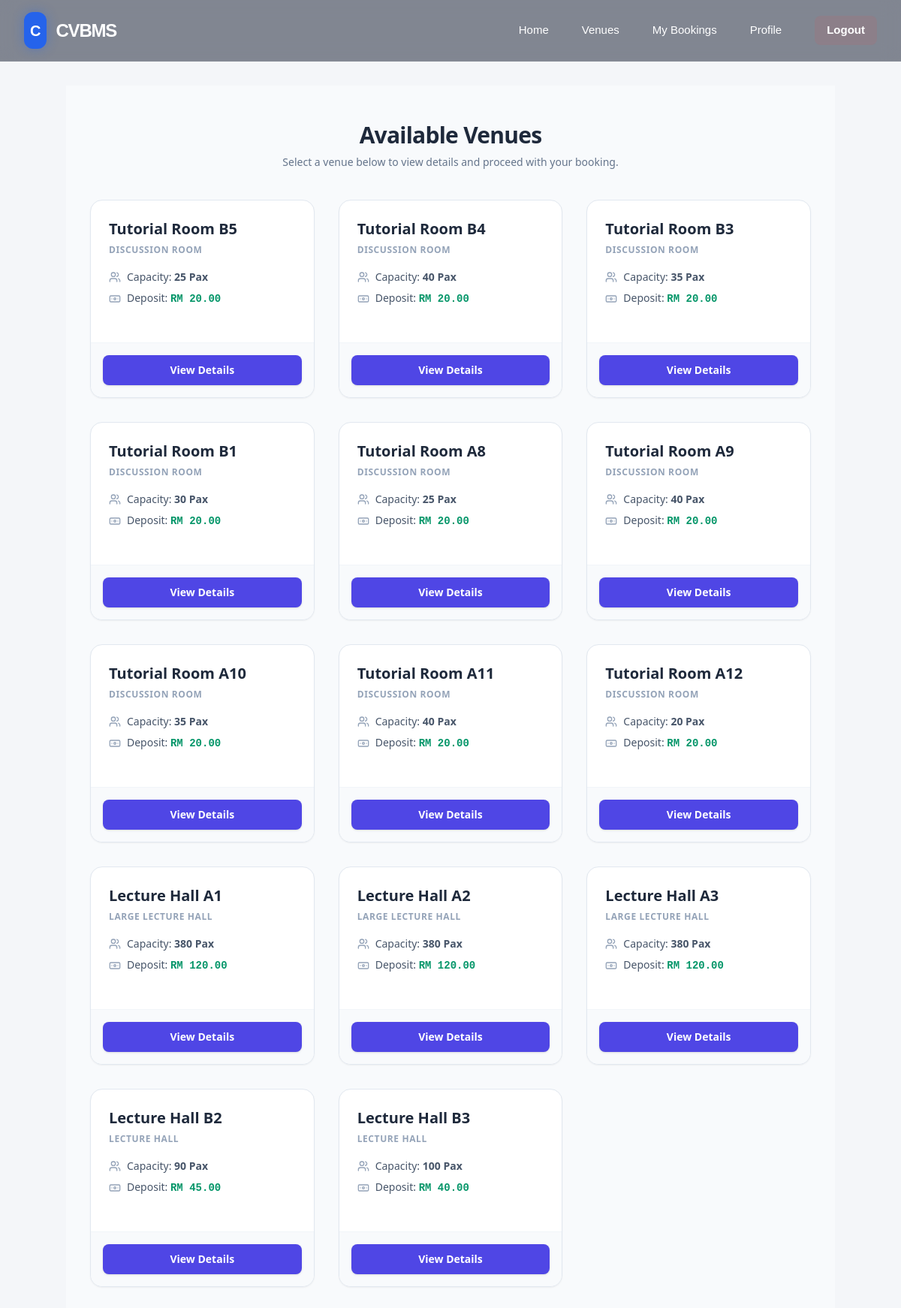
Page /User/venues.php on the committed database.
### tables this page shows
CREATE TABLE `venue` (
  `vid` varchar(10) NOT NULL,
  `vname` varchar(100) NOT NULL,
  `vcid` int(11) NOT NULL,
  `max_cap` int(10) UNSIGNED NOT NULL,
  `deposit` decimal(10,2) UNSIGNED NOT NULL,
  `status` enum('available','maintenance','booked') NOT NULL DEFAULT 'available',
  `description` text NOT NULL
);

CREATE TABLE `vcategory` (
  `vcid` int(11) NOT NULL,
  `category` varchar(50) NOT NULL,
  `description` text NOT NULL
);

### User/venues.php (the view, shortened to what this page needs)
<?php
include("../includes/user_header.php");
include("../includes/user_navbar.php");
include("../config/db.php");
$result = $conn->query("SELECT v.*, vc.category FROM venue v JOIN vcategory vc ON v.vcid = vc.vcid WHERE v.status='Available'");
?>
<script src="https://cdn.tailwindcss.com"></script>
<div class="min-h-screen bg-slate-50 py-12 px-4 sm:px-6 lg:px-8 font-sans">
    <div class="max-w-6xl mx-auto">
        <div class="mb-10 text-center">
            <h1 class="text-3xl font-extrabold text-slate-800 tracking-tight">Available Venues</h1>
            <p class="text-sm text-slate-500 mt-2">Select a venue below to view details and proceed with your booking.</p>
        </div>
        <div class="grid grid-cols-1 md:grid-cols-2 lg:grid-cols-3 gap-8">
            <?php if ($result && $result->num_rows > 0): ?>
                <?php while ($venue = $result->fetch_assoc()): ?>
                    <div class="bg-white rounded-2xl shadow-sm border <?php echo $venue['status'] === 'maintenance' ? 'border-amber-300 bg-amber-50' : 'border-slate-200 hover:shadow-md'; ?> overflow-hidden transition-all flex flex-col">
                        <div class="p-6 flex-1">
                            <div class="flex justify-between items-start mb-4">
                                <div>
                                    <h3 class="text-xl font-bold text-slate-800"><?php echo htmlspecialchars($venue["vname"]); ?></h3>
                                    <span class="text-xs font-bold text-slate-400 uppercase tracking-wider"><?php echo htmlspecialchars($venue["category"]); ?></span>
                                </div>
                            </div>
                            <div class="space-y-2 mb-6">
                                <div class="flex items-center text-sm text-slate-600">
                                    <i data-lucide="users" class="w-4 h-4 mr-2 text-slate-400"></i>
                                    <span>Capacity: <strong><?php echo (int)$venue["max_cap"]; ?> Pax</strong></span>
                                </div>
                                <div class="flex items-center text-sm text-slate-600">
                                    <i data-lucide="banknote" class="w-4 h-4 mr-2 text-slate-400"></i>
                                    <span>Deposit: <strong class="text-emerald-600 font-mono">RM <?php echo number_format((float)$venue["deposit"], 2); ?></strong></span>
                                </div>
                            </div>
                        </div>
                        <div class="p-4 border-t <?php echo $venue['status'] === 'maintenance' ? 'border-amber-200 bg-amber-100/50' : 'border-slate-100 bg-slate-50'; ?>">
                            <a href="venue_details.php?vid=<?php echo urlencode($venue["vid"]); ?>"
                               class="block w-full py-2.5 text-center text-sm font-bold rounded-lg transition-colors <?php echo $venue['status'] === 'maintenance' ? 'bg-amber-600 hover:bg-amber-700 text-white shadow' : 'bg-indigo-600 hover:bg-indigo-700 text-white shadow'; ?>">
                                View Details
                            </a>
                        </div>
                    </div>
                <?php endwhile; ?>
            <?php endif; ?>
        </div>
    </div>
</div>
<?php include("../includes/user_footer.php"); ?>
</body>
</html>

### includes/user.css (style rules this page uses)
body { margin: 0; font-family: Arial, sans-serif; background-color: #f4f6f9; color: #333; }
.grid { display: grid; grid-template-columns: repeat(auto-fit, minmax(250px, 1fr)); gap: 20px; }

### rows in the picture
venue: vname "Tutorial Room B5", vcid.category "DISCUSSION ROOM", max_cap "25", deposit "20.00"
venue: vname "Tutorial Room B4", vcid.category "DISCUSSION ROOM", max_cap "40", deposit "20.00"
venue: vname "Tutorial Room B3", vcid.category "DISCUSSION ROOM", max_cap "35", deposit "20.00"
venue: vname "Tutorial Room B1", vcid.category "DISCUSSION ROOM", max_cap "30", deposit "20.00"
venue: vname "Tutorial Room A8", vcid.category "DISCUSSION ROOM", max_cap "25", deposit "20.00"
venue: vname "Tutorial Room A9", vcid.category "DISCUSSION ROOM", max_cap "40", deposit "20.00"
venue: vname "Tutorial Room A10", vcid.category "DISCUSSION ROOM", max_cap "35", deposit "20.00"
venue: vname "Tutorial Room A11", vcid.category "DISCUSSION ROOM", max_cap "40", deposit "20.00"
venue: vname "Tutorial Room A12", vcid.category "DISCUSSION ROOM", max_cap "20", deposit "20.00"
venue: vname "Lecture Hall A1", vcid.category "LARGE LECTURE HALL", max_cap "380", deposit "120.00"
venue: vname "Lecture Hall A2", vcid.category "LARGE LECTURE HALL", max_cap "380", deposit "120.00"
venue: vname "Lecture Hall A3", vcid.category "LARGE LECTURE HALL", max_cap "380", deposit "120.00"
venue: vname "Lecture Hall B2", vcid.category "LECTURE HALL", max_cap "90", deposit "45.00"
venue: vname "Lecture Hall B3", vcid.category "LECTURE HALL", max_cap "100", deposit "40.00"
